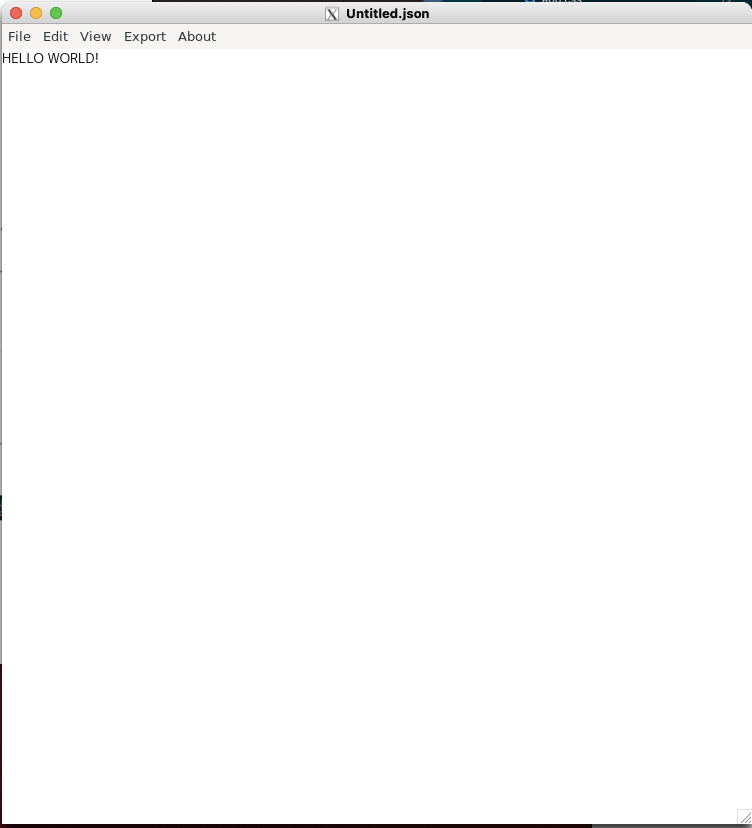
#> input picture スクリーンショット 2021-07-24 2.01.05.png, 1504 x 1656 px (shown at 1/2 size)
$ python image_resize.py '../スクリーンショット 2021-07-24 2.01.05.png'
#> lines starting #> are read from the running program, lines starting #| are printed output that depends on the picture; after the words box and inside, x2 and y2 are one past the last pixel; in counts of white or black regions, pixels touching at a corner belong together
import sys
import cv2
from PIL import Image
from PIL import ImageFilter
from PIL import ImageOps
import numpy as np

def cropMargin(image_original):
    print('crop state')
    x,y = image_original.size
#> x = 1504; y = 1656
    crop_x_start  = 0
    crop_y_start  = 0
    crop_x_end    = x/4
#> crop_x_end = 376
    crop_y_end    = y
#> crop_y_end = 1656
    print('crop end')
    return image_original.crop((crop_x_start, crop_y_start, crop_x_end, crop_y_end))
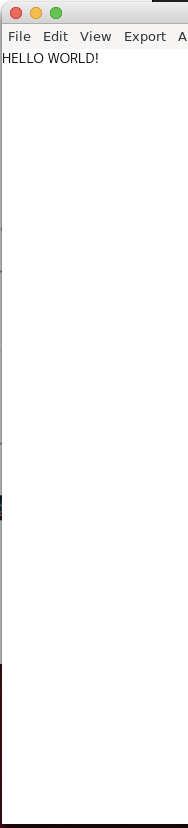
#> returned value: PIL image 376x1656 RGBA (shown at 1/2 size); mean R, G, B, A 250.4, 250.1, 250, 255; transparent parts drawn white

def zero_one(image):

#> called with image = 'croped.jpg'
    output_width = 620 #横文字数
    font_aspect = 1.0 #縦pixel調整
    ikichi = 180

    im_gray = cv2.imread(image, 0)#グレー化
#> im_gray: shape (1656, 376); min 0, max 255, mean 250.2

    height = im_gray.shape[0] #高さの取得
#> height = 1656
    width = im_gray.shape[1] #幅の取得
#> width = 376

    if width > output_width: #出力幅より写真が大きいとき
        im_resized = cv2.resize(im_gray,(output_width,int((output_width/width)*height/font_aspect)))
    else:
        im_resized = cv2.resize(im_gray,(width,int(height/font_aspect)))

    ret,th = cv2.threshold(im_resized, ikichi, 255, cv2.THRESH_BINARY) #二値化
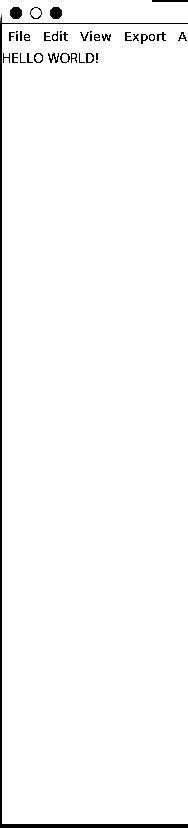
#> th: shape (1656, 376) (shown at 1/2 size); 97.6% white; 38 black regions (4 under 20 px), largest, box (x1, y1, x2, y2) and area: (0, 28, 376, 1656) 10203, (20, 14, 44, 38) 480, (100, 14, 124, 38) 480
#> ret = 180

    th[th != 0] = 1 #この場合白色部分は1に変換

    f = open('..\imageresize\write.txt', 'w') #読み込み開始

    for array in th: #各行について

        row = map(str,array)

        line = "".join(row)

        line.replace("[","")
        line.replace("]","")
        line.replace(" ","")
        f.write(line)
        f.write("\n")

    f.close() #閉じる

def write(file):
    counter = 0
    file = open('..\imageresize\write.txt','r')
    Allf = file.read()

    text = Allf.replace('\n','')
    lines = text.replace('\r','')

    for line in lines:
        if line.find("1"): #>= 0
            break
        else :
            counter += 1
            #print (counter)
    width = counter % 620
    hight = counter //620

    #620はimage.pyの横文字数が620の場合
    print ('width={0}'.format(width)) #横
    print ('hight={0}'.format(hight)) #縦

    #affine文
    print('affin state')
    img = cv2.imread(sys.argv[1],1)
    #rows,cols = img.shape
    size = tuple(np.array([img.shape[1], img.shape[0]]))
    move_x = width - 123
    move_y = hight - 343

    M = np.float32([[1,0,move_x],[0,1,move_y]])
    img_afn = cv2.warpAffine(img,M,size)

    # 表示
    cv2.imwrite('affine.jpg', img_afn)
    print('affin end')
# [11 lines of commented-out code are left out]

print("start")

if __name__ == '__main__':
    image_path = sys.argv[1]
    img = cropMargin(Image.open(image_path))
    img.save('croped.jpg')
    zero_one("croped.jpg")
    write(open('write.txt','r'))
    #affine(cv2.imread(sys.argv[1],0))

print('end')
